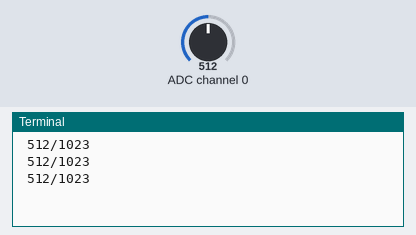
This program was run on a simulated Raspberry Pi (BCM pin numbers). On the bench: the last lines printed to the terminal. Inputs (shaded band) come from the test bench; at power-on: ADC channel 0 = 512 (analog values on the 0–1023 scale).

Above: at 1.2 s.
1.3 s: ADC channel 0 set to 0
At 1.9 s:
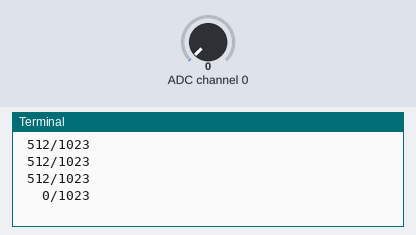
3.0 s: ADC channel 0 set to 17
At 3.4 s:
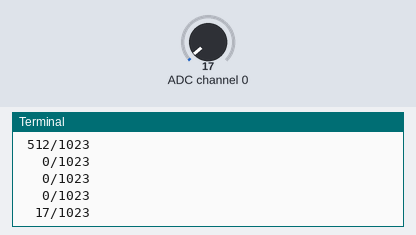
4.5 s: ADC channel 0 set to 1023
At 4.9 s:
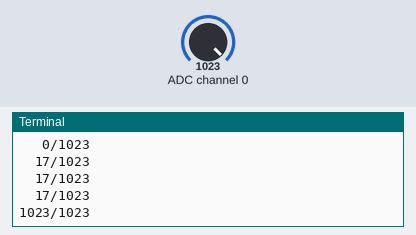

Measured:
- after the input at 1.3 s, the terminal: prints a new line after 0.20 s (image 1)
- after the input at 3.0 s, the terminal: prints a new line at once (image 2)
- after the input at 4.5 s, the terminal: prints a new line at once (image 3)

The program:

temt6000.py
```python
import spidev
import time

spi = spidev.SpiDev()
spi.open(0, 0)

def readadc(adcnum):
# read SPI data from MCP3008 chip, 8 possible adc's (0 thru 7)
    if adcnum > 7 or adcnum < 0:
        return -1
    r = spi.xfer2([1, 8 + adcnum << 4, 0])
    adcout = ((r[1] & 3) << 8) + r[2]
    return adcout

while True:
    value = readadc(0)
    print ("%4d/1023"  % (value))
    time.sleep(0.5)
```
